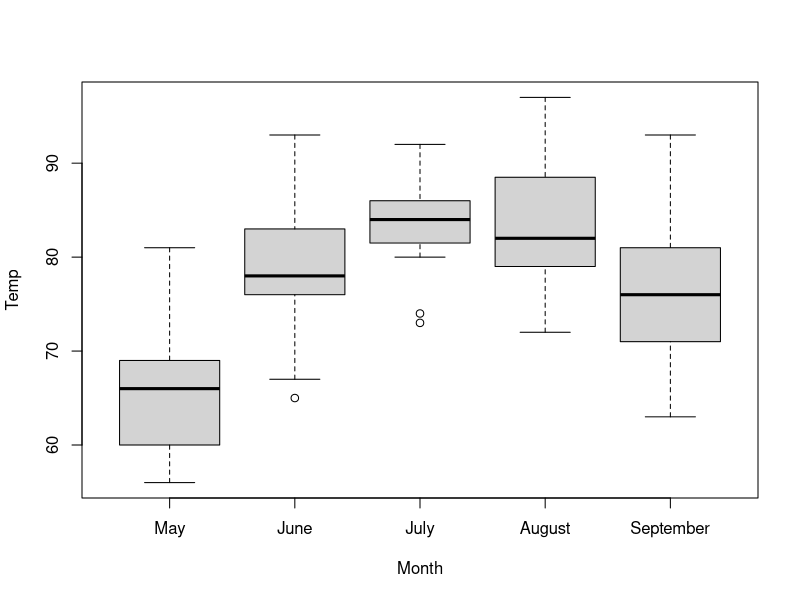

Write R code to recreate this figure.
#Demonstrates some common operations using airquality dataset

library(datasets)
library(tidyr)
airquality

#Remove the values with NA
airquality.no.NA <- drop_na(airquality)
airquality.no.NA

#To determine the relationship between two variables in a dataset we can use the below formula
#function(dependent_var ~ independent_var, data = data.frame)

#lm is the function for linear model
analysis <- lm(Temp ~ Month, data=airquality)

summary(analysis)

#Box plot using the airquality
#The argument xaxt="n" suppresses the x-axis labels that would normally appear in the format 5,6,7 etc
boxplot(Temp ~ Month, data=airquality, xaxt = "n")
#Instead axis() can be used to define custom x-axis labels
axis(1, at=1:5,labels=c("May","June","July","August", "September"))


